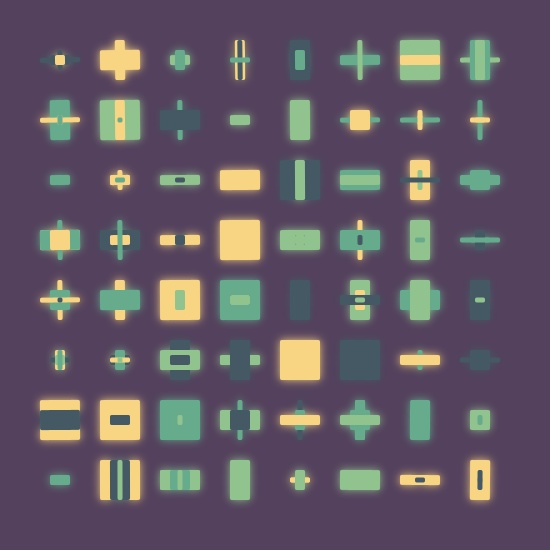
Frame 1 (no input)
Frame 60 (the mouse pressed at the canvas centre just before this capture): identical to frame 1, image omitted
Frame 120 (the mouse held since frame 60 and released just before this capture): identical to frame 1, image omitted

The Processing sketch that drew this single still picture (run headless with seeded random() and noise(); from frame 60 on, the mouse is pressed at the canvas centre):

// Processing sketch: grid_of_combinations
// ── grid_of_combinations.pde
// declare and initialize array in one line
int[] colors = { 
  #91C38E, #66AB8C, #455964, #F8D583
};
int[] sizes = { 
  5, 10, 20, 40
};

void setup() {
  size(550, 550);
  noStroke();
  rectMode(CENTER);

  drawIt();
}
void draw() {
}
void keyPressed() {
  drawIt();
}
void drawIt() {
  background(#54415D);

  randomSeed(frameCount);
  doit();
  filter(BLUR, 4);

  randomSeed(frameCount);
  doit();

  save("grid_of_combinations.png");
}
void doit() {
  for (int x=60; x<width-60; x=x+60) {
    for (int y=60; y<height-60; y=y+60) {
      for (int repetitions=0; repetitions<4; repetitions=repetitions+1) {
        pushMatrix();
        translate(x, y);
        rotate(x * 0.00003 + y * 0.00003 - 0.02);

        int whichColor = (int) random(colors.length);
        fill(colors[whichColor]);

        int whichSize;    
        whichSize = (int) random(sizes.length);
        int rectWidth = sizes[whichSize];
        whichSize = (int) random(sizes.length);
        int rectHeight = sizes[whichSize];

        rect(0, 0, rectWidth, rectHeight, 2, 2, 2, 2);

        popMatrix();
      }
    }
  }
}
